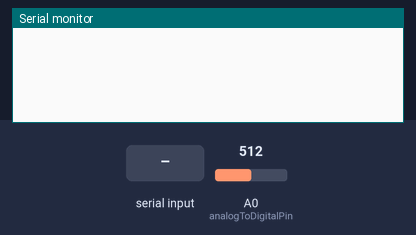
Simulated run of this sketch. Board: Arduino Uno, built with avr-gcc and run on an emulated ATmega328P. On the bench: the last lines printed to the serial monitor. The inputs (shaded band) are chosen by the test bench; at power-on: A0 (analogToDigitalPin) = 512.

Above: at 1.2 s.
1.3 s: "90,45\n" received over Serial
At 2.1 s:
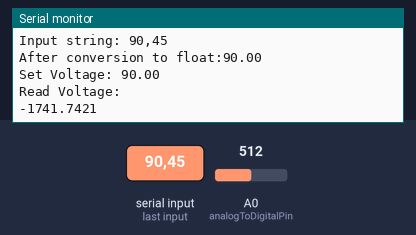
2.8 s: "5\n" received over Serial
At 3.7 s:
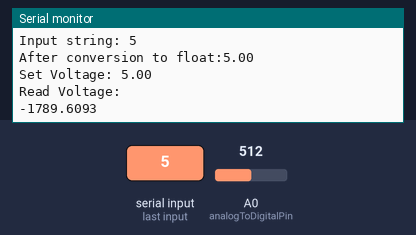
4.3 s: "1,90,45\n" received over Serial
At 5.6 s:
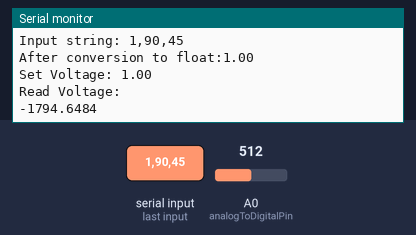
Timing chart, 0 to 7.3 s (numbered marks = the images above; inputs shaded):
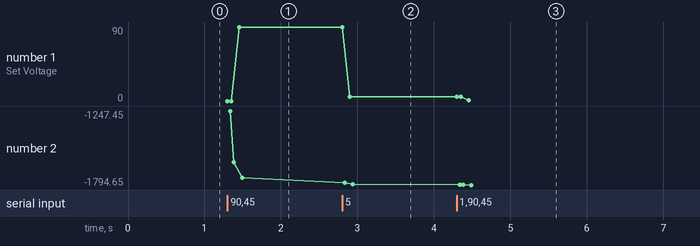

Measured:
- after the input at 1.3 s, the serial monitor: prints a new line at once (image 1)
- after the input at 2.8 s, the serial monitor: prints a new line at once (image 2)
- after the input at 4.3 s, the serial monitor: prints a new line at once (image 3)
- plotted number 1: 90 → 5 after the input at 2.8 s, 5 → 1 after the input at 4.3 s
- plotted number 2: -1741.74 → -1789.61 after the input at 2.8 s, -1789.61 → -1794.65 after the input at 4.3 s

The sketch:

dacController.ino
```cpp
#include "Wire.h"
#include "Adafruit_MCP4725.h"
#include <math.h>
#include <string.h>

Adafruit_MCP4725 dac;

void setup(void) {
  Serial.begin(9600);

  // For Adafruit MCP4725A1 the address is 0x62 (default) or 0x63 (ADDR pin tied to VCC)
  // For MCP4725A0 the address is 0x60 or 0x61
  // For MCP4725A2 the address is 0x64 or 0x65
  dac.begin(0x62);
  pinMode(A0, INPUT);

}

float input0 = 0;
uint32_t input2 = 0;
char incomingByte;
int analogToDigitalPin = A0;
float val = 0;
float output = 0;
String inString = "";

void loop(void) {
  if (Serial.available() > 0)
  {

 // Read serial input:
  while (Serial.available() > 0) {
    int inChar = Serial.read();

    if (inChar != '\n') {

      // As long as the incoming byte
      // is not a newline,
      // convert the incoming byte to a char
      // and add it to the string
      inString += (char)inChar;
    }
    // if you get a newline, print the string,
    // then the string's value as a float:
    else {
      Serial.print("Input string: ");
      Serial.print(inString);
      Serial.print("\nAfter conversion to float:");
      Serial.println(inString.toFloat());
      input0 = inString.toFloat();
      // clear the string for new input:
      inString = "";
      //continue;
    }
  }


    Serial.print("Set Voltage: ");
    Serial.println(input0);   // Do something with the value
    input2 = round(pow(input0,2)*0.00086534 + input0*3.0966 - 1.5);
    dac.setVoltage(input2,false);
    //delay(10000);

    for (int i=1;i<=20;i++)
    {

      val = analogRead(analogToDigitalPin);
      output = val + output;
      //delay(100);
    }

    output = output/20;
    output = -79983.7165 + 10527.07587*log(output + 1259.18753);
    Serial.println("Read Voltage: ");
    Serial.println(output,4);
}
}
```
